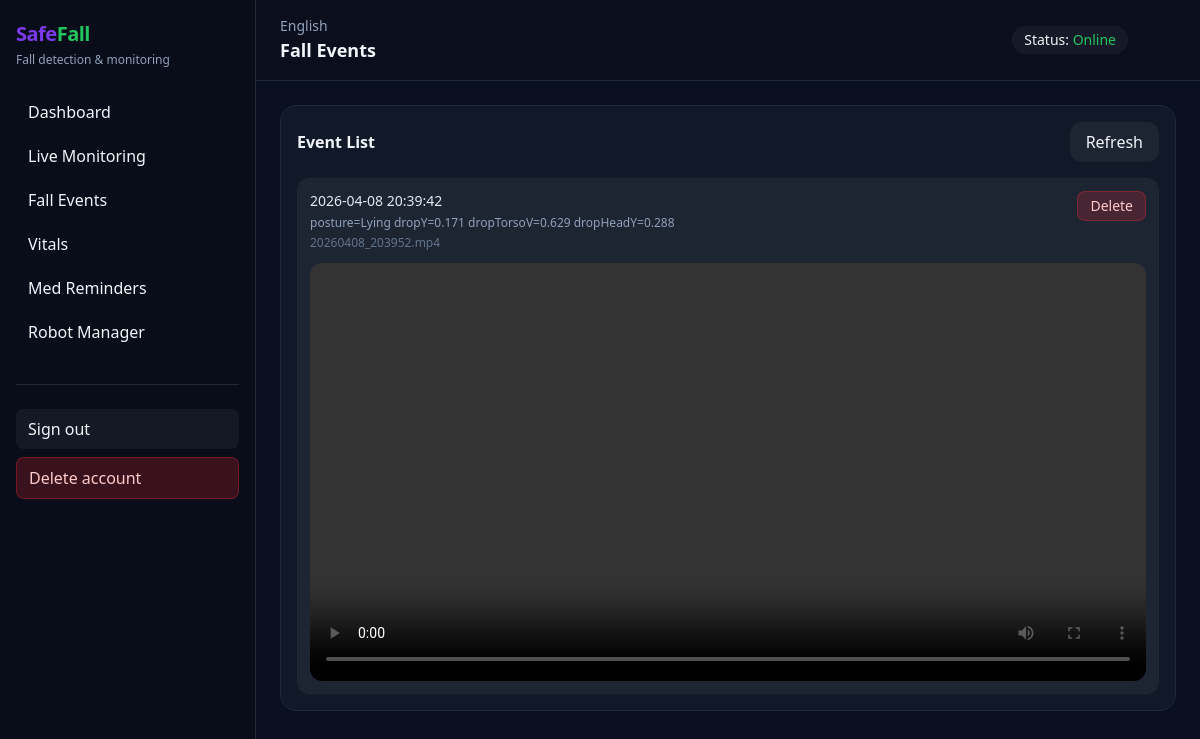
/falls (signed in), run on the app's committed database.
### models.py (models this page shows, shortened)
class FallEvent(db.Model):
    __tablename__ = "fall_event"
    id = db.Column(db.Integer, primary_key=True)
    user_id = db.Column(db.Integer, db.ForeignKey("users.id", ondelete="CASCADE"), index=True, nullable=False)
    patient_id = db.Column(db.Integer, nullable=True, index=True)
    timestamp = db.Column(db.DateTime, default=datetime.utcnow, index=True, nullable=False)
    reason = db.Column(db.String(255), default="Fall event", nullable=False)
    video_name = db.Column(db.String(255), nullable=True)
    deleted = db.Column(db.Boolean, default=False, nullable=False)

### blueprints/falls.py (the view)
@bp.route("/falls")
@login_required
def falls_page():
    uid = getattr(current_user, "id", None) or 1
    events = (
        FallEvent.query
        .filter_by(user_id=uid, deleted=False)
        .order_by(FallEvent.timestamp.desc())
        .limit(200)
        .all()
    )
    out = []
    for e in events:
        out.append({
            "id": e.id,
            "timestamp": e.timestamp,
            "reason": e.reason or "",
            "video_name": e.video_name or "",
        })
    return render_template("falls.html", events=out)

### blueprints/auth.py (called while the page is built)
@login_manager.user_loader
def load_user(user_id):
    return User.query.get(int(user_id))

### templates/falls.html
{% extends "layout.html" %}
{% set header = "Fall Events" %}
{% block content %}
<div class="p-4 rounded-2xl bg-[#111827] border border-[#1F2937]">
  <div class="flex items-center justify-between">
    <div class="font-semibold">Event List</div>
    <a class="px-4 py-2 rounded-xl bg-white/5 hover:bg-white/10" href="/falls">Refresh</a>
  </div>
  <div class="mt-4">
    {% if events|length == 0 %}
      <div class="text-slate-400 text-sm">No events.</div>
    {% else %}
      <div class="space-y-4">
        {% for e in events %}
          <div class="p-3 rounded-xl border border-[#1F2937] bg-white/5">
            <div class="flex items-start justify-between gap-3">
              <div class="min-w-0">
                <div class="text-sm text-slate-200">
                  {% if e.timestamp %}
                    {{ e.timestamp.strftime("%Y-%m-%d %H:%M:%S") }}
                  {% else %}
                    —
                  {% endif %}
                </div>
                <div class="text-xs text-slate-400 mt-1 truncate">
                  {{ e.reason }}
                </div>
                {% if e.video_name %}
                  <div class="text-xs text-slate-500 mt-1 truncate">
                    {{ e.video_name }}
                  </div>
                {% endif %}
              </div>
              <form method="POST" action="/falls/delete/{{ e.id }}">
                <button class="px-3 py-1 rounded-lg bg-red-500/20 text-red-200 border border-red-500/30 text-sm hover:bg-red-500/30">
                  Delete
                </button>
              </form>
            </div>
            {% if e.video_name %}
              <video class="mt-3 w-full rounded-xl" controls preload="metadata">
                <source src="/falls/video/{{ e.id }}" type="video/mp4">
              </video>
            {% else %}
              <div class="mt-3 text-xs text-slate-400">No video attached.</div>
            {% endif %}
          </div>
        {% endfor %}
      </div>
    {% endif %}
  </div>
</div>
{% endblock %}

### data on the page
FallEvent: timestamp "2026-04-08 20:39:42", reason "posture=Lying dropY=0.171 dropTorsoV=0.629 dropHeadY=0.288", video_name "20260408_203952.mp4"

### other printed values
{{ header if header else "Dashboard" }} "Fall Events"
